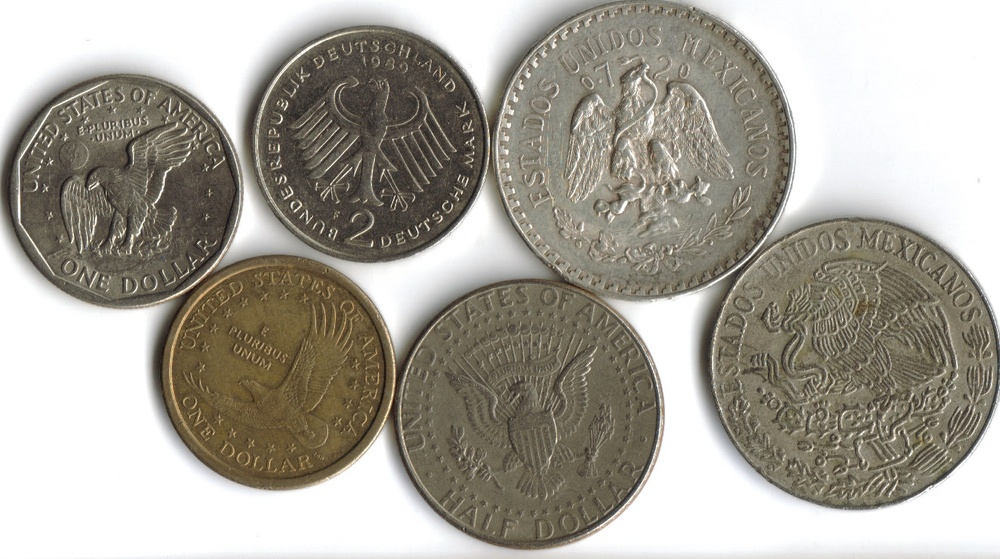
#> input picture coins.jpg, 1000 x 559 px, shrunk from 1323 x 740 before the run
$ jupyter execute CountObjects.ipynb
#> lines starting #> are read from the running program, lines starting #| are printed output that depends on the picture; after the words box and inside, x2 and y2 are one past the last pixel; in counts of white or black regions, pixels touching at a corner belong together
Step 1: Import required libraries

[cell 1]
# Import libraries
import cv2
import numpy as np
import matplotlib.pyplot as plt

Step 2: Read the image by using "cv2.imread(image-name)" command & then convert this image into grayscale image using "cv2.cvtColor(image-name, cv2.COLOR_BGR2GRAY)" command.

[cell 2]
image = cv2.imread('coins.jpg')
#> image is the input picture: shape (559, 1000, 3); mean B, G, R 152, 161.8, 166.2
gray = cv2.cvtColor(image, cv2.COLOR_BGR2GRAY)
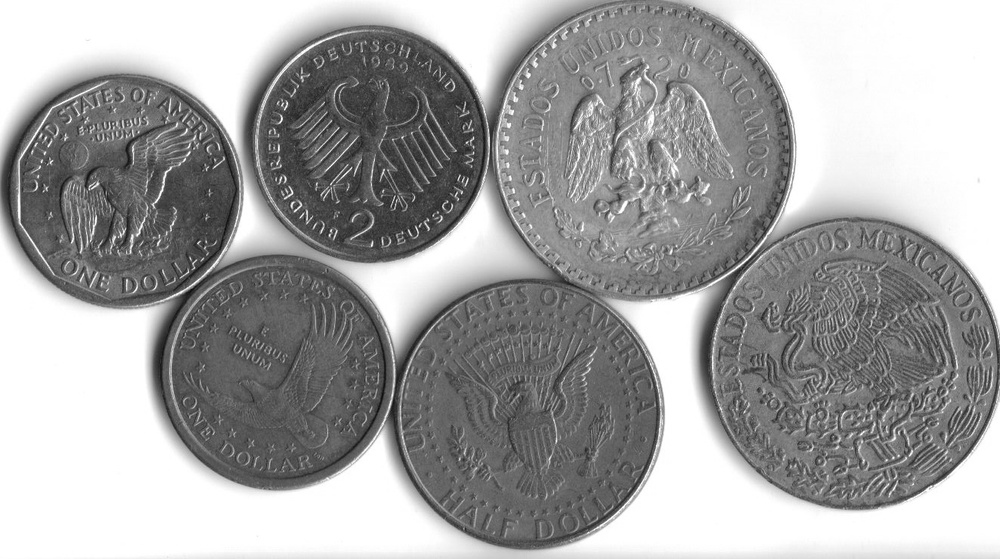
#> gray: shape (559, 1000); min 11, max 255, mean 161.9
plt.imshow(gray, cmap='gray')

Step 3: For counting, we have to detect the edges but before detecting the edges we have to make the image blur to avoid the noises. Use "cv2.GaussianBlur(image-name, Kernal size, std. deviation)".

[cell 3]
blur = cv2.GaussianBlur(gray, (11, 11), 0)
plt.imshow(blur, cmap='gray')

Step 4:  Detect edges using a canny algorithm, 2nd & 3rd parameters in cv2.canny() function are threshold values. a value between 30 & 150 are consider as an edge for this image.

[cell 4]
canny = cv2.Canny(blur, 30, 150, 3)
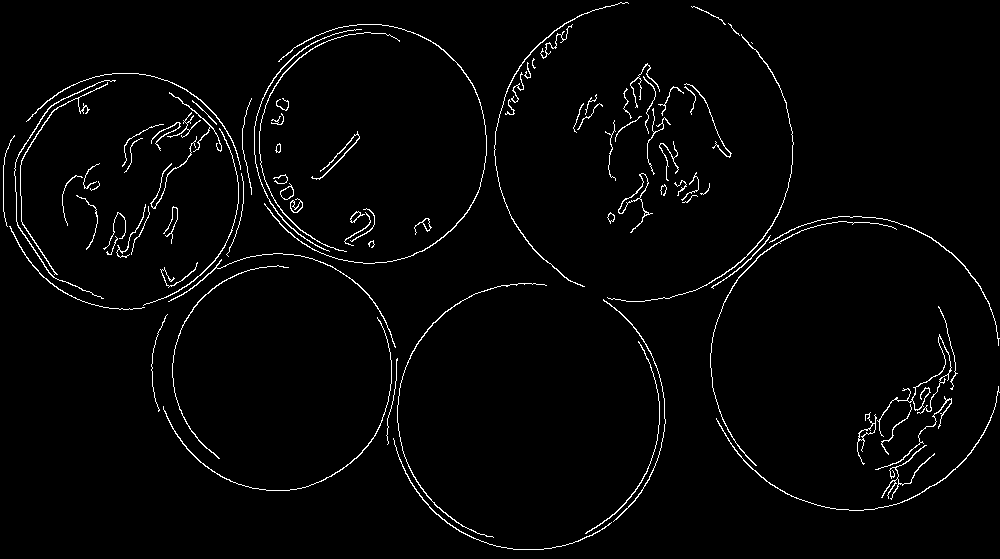
#> canny: shape (559, 1000); 2.4% white in thin lines or dots
plt.imshow(canny, cmap='gray')

Step 5: We need to connect the edges, have to make more thiker & visible.

[cell 5]
dilated = cv2.dilate(canny, (1, 1), iterations=0)
plt.imshow(dilated, cmap='gray')

Step 6: Calculate the contour in the image & convert the image into RGB from BGR & then draw the contours.

[cell 6]
(cnt, hierarchy) = cv2.findContours(
    dilated.copy(), cv2.RETR_EXTERNAL, cv2.CHAIN_APPROX_NONE)
#> cnt = 89 contours, 43 with area under 20; largest, box (x1, y1, x2, y2) and area: (618, 173, 653, 233) 291, (264, 24, 487, 264) 154, (857, 412, 877, 465) 126, (280, 183, 294, 200) 124, (716, 386, 1000, 511) 118
rgb = cv2.cvtColor(image, cv2.COLOR_BGR2RGB)
cv2.drawContours(rgb, cnt, -1, (0, 255, 0), 2)
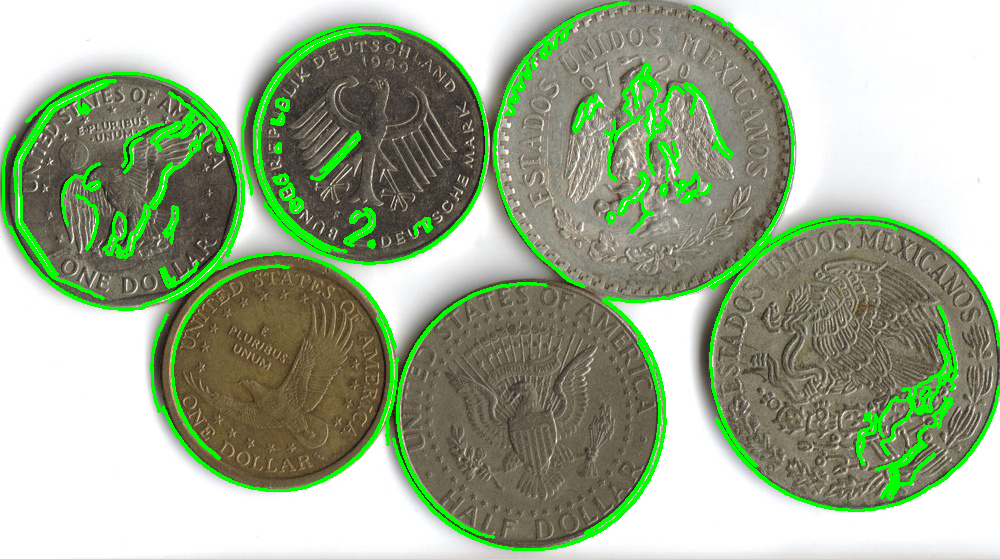
#> rgb: shape (559, 1000, 3); mean R, G, B 155.9, 171.2, 143

plt.imshow(rgb)

Step 7: Printing the result

[cell 7]
print("coins in the image : ", len(cnt))
#| coins in the image :  89
